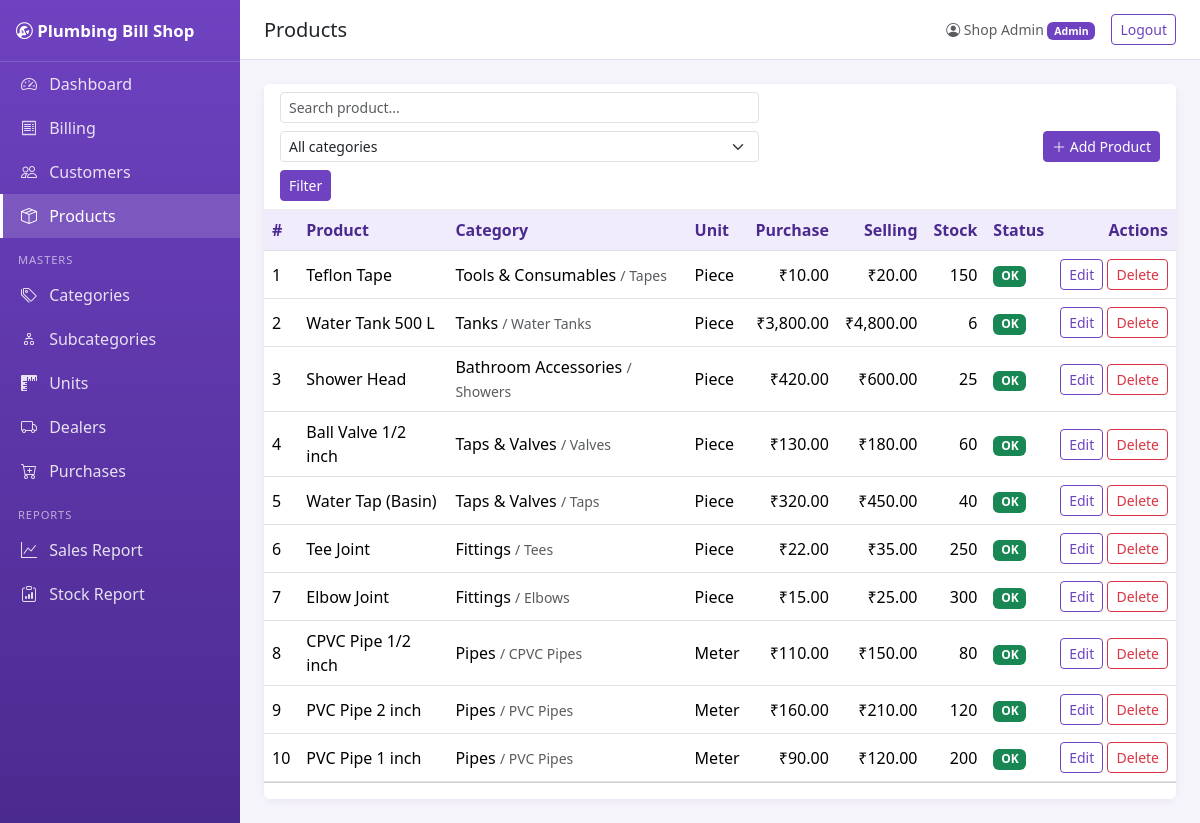
The page /products/index.php (signed in) on the database its author committed.
### tables this page shows
CREATE TABLE products (
  id INT AUTO_INCREMENT PRIMARY KEY,
  name VARCHAR(150) NOT NULL,
  category_id INT NOT NULL,
  subcategory_id INT NULL,
  unit_id INT NOT NULL,
  purchase_price DECIMAL(10,2) NOT NULL DEFAULT 0.00,
  selling_price DECIMAL(10,2) NOT NULL DEFAULT 0.00,
  quantity DECIMAL(10,2) NOT NULL DEFAULT 0.00,
  min_stock DECIMAL(10,2) NOT NULL DEFAULT 0.00,
  is_deleted TINYINT(1) NOT NULL DEFAULT 0,
  created_at TIMESTAMP NOT NULL DEFAULT CURRENT_TIMESTAMP,
  updated_at TIMESTAMP NOT NULL DEFAULT CURRENT_TIMESTAMP ON UPDATE CURRENT_TIMESTAMP,
  CONSTRAINT fk_prod_category FOREIGN KEY (category_id) REFERENCES categories(id),
  CONSTRAINT fk_prod_sub FOREIGN KEY (subcategory_id) REFERENCES subcategories(id),
  CONSTRAINT fk_prod_unit FOREIGN KEY (unit_id) REFERENCES units(id)
);

CREATE TABLE categories (
  id INT AUTO_INCREMENT PRIMARY KEY,
  name VARCHAR(100) NOT NULL,
  is_deleted TINYINT(1) NOT NULL DEFAULT 0,
  created_at TIMESTAMP NOT NULL DEFAULT CURRENT_TIMESTAMP,
  updated_at TIMESTAMP NOT NULL DEFAULT CURRENT_TIMESTAMP ON UPDATE CURRENT_TIMESTAMP
);

CREATE TABLE subcategories (
  id INT AUTO_INCREMENT PRIMARY KEY,
  category_id INT NOT NULL,
  name VARCHAR(100) NOT NULL,
  is_deleted TINYINT(1) NOT NULL DEFAULT 0,
  created_at TIMESTAMP NOT NULL DEFAULT CURRENT_TIMESTAMP,
  updated_at TIMESTAMP NOT NULL DEFAULT CURRENT_TIMESTAMP ON UPDATE CURRENT_TIMESTAMP,
  CONSTRAINT fk_sub_category FOREIGN KEY (category_id) REFERENCES categories(id)
);

CREATE TABLE units (
  id INT AUTO_INCREMENT PRIMARY KEY,
  name VARCHAR(50) NOT NULL,
  is_deleted TINYINT(1) NOT NULL DEFAULT 0,
  created_at TIMESTAMP NOT NULL DEFAULT CURRENT_TIMESTAMP,
  updated_at TIMESTAMP NOT NULL DEFAULT CURRENT_TIMESTAMP ON UPDATE CURRENT_TIMESTAMP
);

### includes/init.php (called while the page is built, shortened)
<?php
function is_admin()
{
    return isset($_SESSION['user']['role'])
        && strtolower($_SESSION['user']['role']) === 'admin';
}
function money($amount)
{
    return '₹' . number_format((float)$amount, 2);
}
function paginate($pdo, $select, $from, $params = [], $orderBy = 'id DESC')
{
    $select = str_replace('\\*', '*', $select);
    $countSql = "SELECT COUNT(*) " . $from;
    $countStmt = $pdo->prepare($countSql);
    $countStmt->execute($params);
    $totalRecords = (int) $countStmt->fetchColumn();
    $perPage = 10;
    $pages = max(1, (int) ceil($totalRecords / $perPage));
    $page = max(1, (int) ($_GET['page'] ?? 1));
    $page = min($page, $pages);
    $offset = ($page - 1) * $perPage;
    $sql = "SELECT " . $select . " " . $from
         . " ORDER BY " . $orderBy
         . " LIMIT " . $perPage
         . " OFFSET " . $offset;
    $stmt = $pdo->prepare($sql);
    $stmt->execute($params);
    $rows = $stmt->fetchAll(PDO::FETCH_ASSOC);
    return [$rows, $pages, $page];
}
function e($value)
{
    return htmlspecialchars((string)$value, ENT_QUOTES, 'UTF-8');
}

### products/index.php (the view, shortened to what this page needs)
<?php
require_once __DIR__ . '/../includes/init.php';
$q = trim($_GET['q'] ?? '');
$from = 'FROM products p
         JOIN categories c ON c.id = p.category_id
         LEFT JOIN subcategories s ON s.id = p.subcategory_id
         JOIN units u ON u.id = p.unit_id
         WHERE p.is_deleted = 0';
$params = [];
[$rows, $pages, $page] = paginate(
    $pdo,
    'p.*, c.name AS category, s.name AS subcategory, u.name AS unit',
    $from,
    $params,
    'p.id DESC'
);
$qty = fn($n) => rtrim(rtrim(number_format((float)$n, 2, '.', ''), '0'), '.');
include __DIR__ . '/../includes/header.php';
?>
<div class="card">
  <div class="card-header d-flex justify-content-between align-items-center flex-wrap gap-2">
    <form class="d-flex gap-2 flex-wrap" method="get">
      <input name="q" value="<?= e($q) ?>" class="form-control form-control-sm" placeholder="Search product...">
      <select name="category_id" class="form-select form-select-sm">
        <option value="0">All categories</option>
      </select>
      <button class="btn btn-sm btn-purple">Filter</button>
    </form>
    <?php if (is_admin()): ?><a href="form.php" class="btn btn-sm btn-purple"><i class="bi bi-plus-lg"></i> Add Product</a><?php endif; ?>
  </div>
  <div class="table-responsive"><table class="table table-hover align-middle mb-0">
    <thead><tr><th>#</th><th>Product</th><th>Category</th><th>Unit</th>
      <?php if (is_admin()): ?><th class="text-end">Purchase</th><?php endif; ?>
      <th class="text-end">Selling</th><th class="text-end">Stock</th><th>Status</th>
      <?php if (is_admin()): ?><th class="text-end">Actions</th><?php endif; ?></tr></thead>
    <tbody>
    <?php foreach ($rows as $i => $r): $low = (float)$r['quantity'] <= (float)$r['min_stock']; ?>
      <tr><td><?= $i + 1 + ($page - 1) * 10 ?></td>
        <td><?= e($r['name']) ?></td>
        <td><?= e($r['category']) ?><?= $r['subcategory'] ? ' <small class="text-muted">/ ' . e($r['subcategory']) . '</small>' : '' ?></td>
        <td><?= e($r['unit']) ?></td>
        <?php if (is_admin()): ?><td class="text-end"><?= money($r['purchase_price']) ?></td><?php endif; ?>
        <td class="text-end"><?= money($r['selling_price']) ?></td>
        <td class="text-end"><?= e($qty($r['quantity'])) ?></td>
        <td><?= $low ? '<span class="badge bg-danger">Low stock</span>' : '<span class="badge bg-success">OK</span>' ?></td>
        <?php if (is_admin()): ?>
        <td class="text-end text-nowrap">
          <a class="btn btn-sm btn-outline-purple" href="form.php?id=<?= (int)$r['id'] ?>">Edit</a>
          <form method="post" class="d-inline" data-confirm="Delete this product?">
            <button class="btn btn-sm btn-outline-danger">Delete</button></form></td>
        <?php endif; ?></tr>
    <?php endforeach; if (!$rows): ?><tr><td colspan="9" class="text-center text-muted py-4">No products found.</td></tr><?php endif; ?>
    </tbody></table></div>
  <div class="card-footer bg-white"><?= pager($pages, $page) ?></div>
</div>
<?php include __DIR__ . '/../includes/footer.php'; ?>

### assets/css/style.css (style rules this page uses)
:root { --purple:#6f42c1;--purple-dark:#4b2a8f;--purple-soft:#f1ecfb }
body { background:#f6f4fb;font-family:"Segoe UI",system-ui,sans-serif }
.card { border:0;box-shadow:0 2px 8px rgba(75,42,143,.08);border-radius:10px }
.card-header { background:#fff;border-bottom:1px solid #eee;font-weight:600;color:var(--purple-dark) }
.btn-purple { background:var(--purple);color:#fff;border-color:var(--purple) }
.btn-outline-purple { color:var(--purple);border-color:var(--purple) }
.table thead th { background:var(--purple-soft);color:var(--purple-dark);white-space:nowrap }

### rows shown on the page
products: page "1", name "Teflon Tape", category.name "Tools & Consumables", subcategory.name "Tapes", unit.name "Piece", purchase_price "₹10.00", selling_price "₹20.00", quantity "150", min_stock "OK"
products: page "2", name "Water Tank 500 L", category.name "Tanks", subcategory.name "Water Tanks", unit.name "Piece", purchase_price "₹3,800.00", selling_price "₹4,800.00", quantity "6", min_stock "OK"
products: page "3", name "Shower Head", category.name "Bathroom Accessories", subcategory.name "Showers", unit.name "Piece", purchase_price "₹420.00", selling_price "₹600.00", quantity "25", min_stock "OK"
products: page "4", name "Ball Valve 1/2 inch", category.name "Taps & Valves", subcategory.name "Valves", unit.name "Piece", purchase_price "₹130.00", selling_price "₹180.00", quantity "60", min_stock "OK"
products: page "5", name "Water Tap (Basin)", category.name "Taps & Valves", subcategory.name "Taps", unit.name "Piece", purchase_price "₹320.00", selling_price "₹450.00", quantity "40", min_stock "OK"
products: page "6", name "Tee Joint", category.name "Fittings", subcategory.name "Tees", unit.name "Piece", purchase_price "₹22.00", selling_price "₹35.00", quantity "250", min_stock "OK"
products: page "7", name "Elbow Joint", category.name "Fittings", subcategory.name "Elbows", unit.name "Piece", purchase_price "₹15.00", selling_price "₹25.00", quantity "300", min_stock "OK"
products: page "8", name "CPVC Pipe 1/2 inch", category.name "Pipes", subcategory.name "CPVC Pipes", unit.name "Meter", purchase_price "₹110.00", selling_price "₹150.00", quantity "80", min_stock "OK"
products: page "9", name "PVC Pipe 2 inch", category.name "Pipes", subcategory.name "PVC Pipes", unit.name "Meter", purchase_price "₹160.00", selling_price "₹210.00", quantity "120", min_stock "OK"
products: page "10", name "PVC Pipe 1 inch", category.name "Pipes", subcategory.name "PVC Pipes", unit.name "Meter", purchase_price "₹90.00", selling_price "₹120.00", quantity "200", min_stock "OK"

### other values the page prints
SHOP_NAME "Plumbing Bill Shop"
$pageTitle "Products"
$_SESSION['user']['name'] "Shop Admin"
$_SESSION['user']['role'] "Admin"
